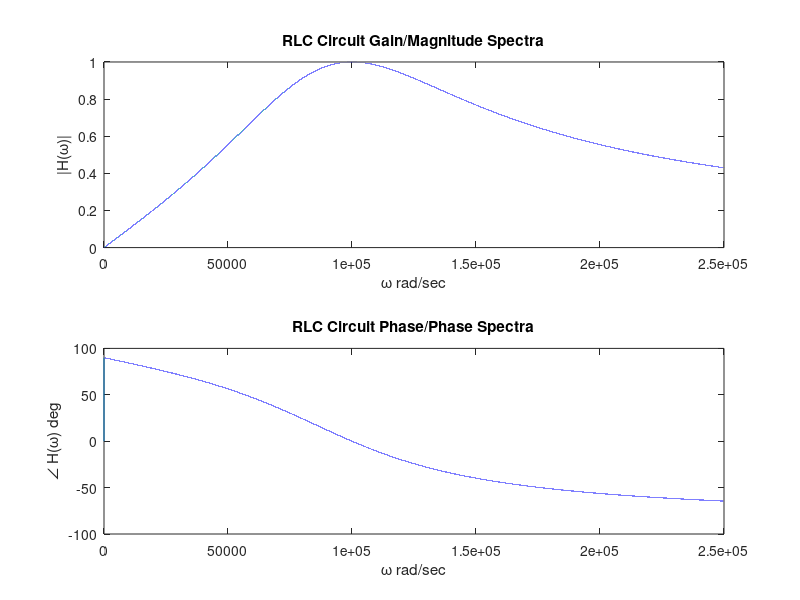

Write the MATLAB code that produced this figure.
%** System Spectra **%
  clear;                          % clear matlab memory
  R = 100; L = 1e-3; C = 100e-9;  % define circuit parameters
  w = 0:2:250000;           % frequency values for spectra
  H = (R/L)*j*w./((j*w).^2 + (R/L)*j*w + 1/(L*C)); % system TF
  figure(1); clf;                 % open and clear figure 1
  subplot(2,1,1); plot(w,abs(H)); % plot magnitude spectrum
  xlabel('\omega rad/sec'); ylabel('|H(\omega)|');
  title('RLC Circuit Gain/Magnitude Spectra');
  subplot(2,1,2); plot(w,angle(H)*180/pi); % plot phase spectrum
  xlabel('\omega rad/sec'); ylabel('\angle {H(\omega) deg}');
  title('RLC Circuit Phase/Phase Spectra');